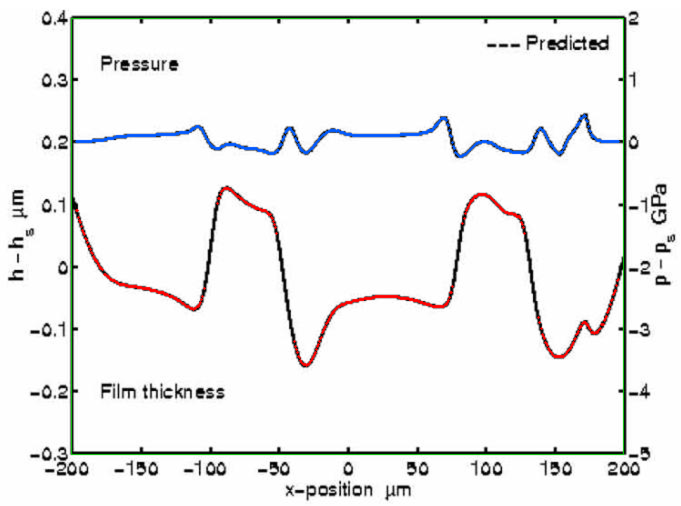
#> input picture 논문 취합/06. 작업/skf2010/figures/V1b_digitize_check2_a.png, 1362 x 1012 px, given in place of img_0008.jpg, which was not available (shown at 1/2 size)
$ python digitize_fig3.py
#> lines starting #> are read from the running program, lines starting #| are printed output that depends on the picture; after the words box and inside, x2 and y2 are one past the last pixel; in counts of white or black regions, pixels touching at a corner belong together; pictures that were not available may be replaced by others from this repository, and a replacement may not be noted
"""SKF 2010 Fig 3 (a)(b)(c) 예측 패널 — NN 곡선 자동 디지타이징 (작업내역서 §4.4 ①).

Fig 3 은 흑백이라 Fig 2 처럼 색으로 곡선을 가를 수 없다. NN 은 굵은 실선, N 은 가는 점선이므로
**선 굵기**로 가른다: 어두운 픽셀 → 3×3 열림 연산(가는 선·글자 제거) → 작은 조각 제거.
남은 굵은 선에서 압력(위)·막두께(아래) 두 곡선을 x = 0 열에서 시작해 좌우로 추적한다
(열마다 이전 값에 가장 가까운 무리). 무리 높이가 JUMP_PX 를 넘으면 수직 급변 → NaN.

축: x −200 ~ 200 μm(접촉 중심 기준) · Δh = h − h_s −0.3 ~ 0.4 μm · Δp = p − p_s −5 ~ 2 GPa.
    python digitize_fig3.py  ->  ref_data/V1b_leeds_fig3_{a,b,c}.csv · figures/V1b_digitize_check_{a,b,c}.png
"""
from __future__ import annotations

import os

import numpy as np
from PIL import Image, ImageDraw
from scipy import ndimage as ndi

SRC = "../../03. 정리/2010_SKF_Micro_Geometry_Effects_on_the_S/"
FIGS = {"a": ("img_0008.jpg", 0.0), "b": ("img_0010.jpg", 1.0), "c": ("img_0012.jpg", -1.0)}
X_LIM, DH_LIM, DP_LIM = (-200.0, 200.0), (-0.3, 0.4), (-5.0, 2.0)
DARK = 150          # JPEG 번짐 — 120 이면 굵은 선 일부가 얇아져 열림 연산에 지워진다
JUMP_PX = 16       # 굵은 선(약 4 px)이 기울면 열 안 무리가 길어진다 — 무리 중심 오차 ≤ 8 px(Δh 0.013 μm)
MIN_SPAN = 25          # 이 폭(px)보다 좁은 조각은 글자·점선 잔재로 본다


def frame(g):
    d = g < DARK
    cs, rs = d.sum(0), d.sum(1)
    w, h = g.shape[1], g.shape[0]
    left = int(np.argmax(cs[: w // 2]))
    right = w // 2 + int(np.argmax(cs[w // 2:]))
    top = int(np.argmax(rs[: h // 2]))
    bottom = h // 2 + int(np.argmax(rs[h // 2:]))
    return left, right, top, bottom


def thick_mask(g, box):
    left, right, top, bottom = box
    m = np.zeros_like(g, bool)
    m[top + 4: bottom - 3, left + 4: right - 3] = g[top + 4: bottom - 3, left + 4: right - 3] < DARK
    m = ndi.binary_opening(m, structure=np.ones((3, 3)))
    lab, n = ndi.label(m, structure=np.ones((3, 3)))
    for k, sl in enumerate(ndi.find_objects(lab), 1):
        if sl[1].stop - sl[1].start < MIN_SPAN:
            m[lab == k] = False
    return m


def runs(rows):
    if len(rows) == 0:
        return []
    cut = np.where(np.diff(rows) > 1)[0]
    return list(zip(np.r_[rows[0], rows[cut + 1]], np.r_[rows[cut], rows[-1]]))


def trace(m, cols, start):
    """start 행에서 출발해 cols 순서로 열마다 가장 가까운 무리의 중심을 따라간다."""
    out = np.full(len(cols), np.nan)
    prev = start
    for i, c in enumerate(cols):
        rr = runs(np.where(m[:, c])[0])
        if not rr:
            continue
        s, e = min(rr, key=lambda t: min(abs(t[0] - prev), abs(t[1] - prev), abs(0.5 * (t[0] + t[1]) - prev)))
        if min(abs(s - prev), abs(e - prev)) > 25:      # 너무 멀면 끊김으로 본다
            continue
        prev = 0.5 * (s + e)
        if e - s <= JUMP_PX:
            out[i] = prev
    return out


def digitize(key):
    fname, S = FIGS[key]
    img = Image.open(SRC + fname).convert("RGB")
    g = np.asarray(img.convert("L")).astype(int)
    left, right, top, bottom = frame(g)
    m = thick_mask(g, (left, right, top, bottom))
    H = bottom - top
    row_of = lambda v, lim: top + (lim[1] - v) / (lim[1] - lim[0]) * H
    cols = np.arange(left + 5, right - 4)
    c0 = int(np.argmin(np.abs(cols - (left + right) / 2)))
    # x = 0 열에서 두 곡선의 시작 행: 압력은 Δp=0 근처, 막두께는 그보다 아래 첫 무리
    rr = runs(np.where(m[:, cols[c0]])[0])
    rp0 = row_of(0.0, DP_LIM)
    p_run = min(rr, key=lambda t: abs(0.5 * (t[0] + t[1]) - rp0))
    h_run = min((t for t in rr if t[0] > p_run[1] + 5), key=lambda t: t[0])
    res = {}
    for nm, run in (("p", p_run), ("h", h_run)):
        st = 0.5 * (run[0] + run[1])
        rgt = trace(m, cols[c0:], st)
        lft = trace(m, cols[:c0 + 1][::-1], st)[::-1]
        res[nm] = np.r_[lft[:-1], rgt]
    x = X_LIM[0] + (cols - left) / (right - left) * (X_LIM[1] - X_LIM[0])
    dh = DH_LIM[1] - (res["h"] - top) / H * (DH_LIM[1] - DH_LIM[0])
    dp = DP_LIM[1] - (res["p"] - top) / H * (DP_LIM[1] - DP_LIM[0])

    os.makedirs("ref_data", exist_ok=True)
    path = f"ref_data/V1b_leeds_fig3_{key}.csv"
    with open(path, "w", encoding="utf-8") as f:
        f.write(f"# SKF 2010 Fig 3({key}) NN, S={S:+.0f}, {fname}; frame px L{left} R{right} T{top} B{bottom}; "
                f"NaN = 수직 급변(>{JUMP_PX}px) 또는 미검출 · x 는 접촉 중심 기준\n")
        f.write("x_um,dh_um,dp_GPa\n")
        for a, b, c in zip(x, dh, dp):
            f.write(f"{a:.2f},{b:.4f},{c:.4f}\n")
    chk = img.copy()
    d = ImageDraw.Draw(chk)
    for c, yh, yp in zip(cols, res["h"], res["p"]):
        if np.isfinite(yh):
            d.ellipse((int(c) - 1, int(round(yh)) - 1, int(c) + 1, int(round(yh)) + 1), fill=(255, 0, 0))
        if np.isfinite(yp):
            d.ellipse((int(c) - 1, int(round(yp)) - 1, int(c) + 1, int(round(yp)) + 1), fill=(0, 90, 255))
    d.rectangle((left, top, right, bottom), outline=(0, 200, 0))
    os.makedirs("figures", exist_ok=True)
    chk = chk.resize((chk.width * 2, chk.height * 2))
    chk.save(f"figures/V1b_digitize_check2_{key}.png")
    print(f"Fig 3({key}) S={S:+.0f}: {len(x)}열 · 유효 dh {np.isfinite(dh).mean():.0%} dp {np.isfinite(dp).mean():.0%} · "
          f"dh {np.nanmin(dh):+.3f}~{np.nanmax(dh):+.3f} μm · dp {np.nanmin(dp):+.2f}~{np.nanmax(dp):+.2f} GPa -> {path}")


if __name__ == "__main__":
    for k in FIGS:
        digitize(k)
#> in digitize, img is the input picture: PIL image 1362x1012 RGB; mean R, G, B 240.4, 240.7, 240.4
#> in digitize, `g = np.asarray(img.convert("L")).astype(int)`:
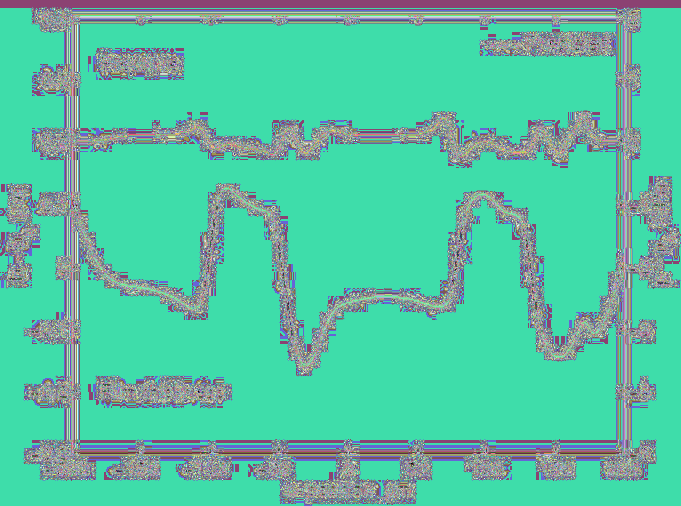
#> g: shape (1012, 1362) int64 (shown at 1/2 size); 256 distinct labels, from 0 to 255; one colour per label, 0 black
#> in frame, `d = g < DARK`:
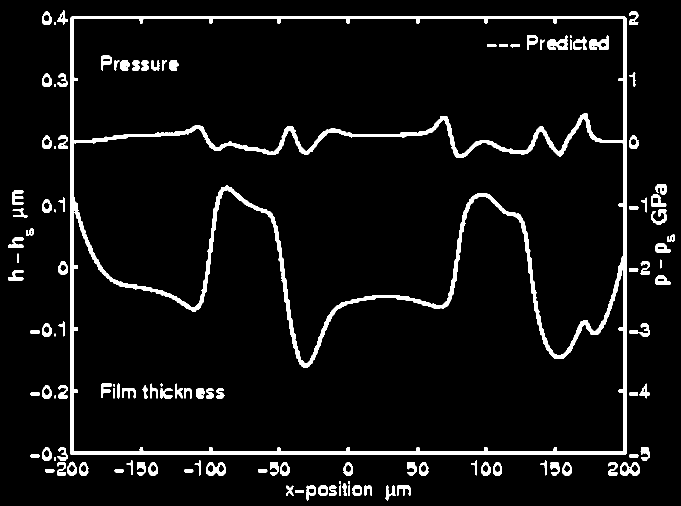
#> d: shape (1012, 1362) bool (shown at 1/2 size); 5.9% white; 126 white regions (2 under 20 px), largest, box (x1, y1, x2, y2) and area: (140, 32, 1253, 910) 53857, (1095, 70, 1135, 100) 676, (1178, 71, 1217, 100) 659
#> in frame, `cs, rs = d.sum(0), d.sum(1)`: cs = 1362 values, max 893 at index 146, min 0 at index 0, mean 59.72; rs = 1012 values, max 1145 at index 906, min 0 at index 0, mean 80.37
#> in frame, `left = int(np.argmax(cs[: w // 2]))`: left = 146
#> in frame, `right = w // 2 + int(np.argmax(cs[w // 2:]))`: right = 1247
#> in frame, `top = int(np.argmax(rs[: h // 2]))`: top = 37
#> in frame, `bottom = h // 2 + int(np.argmax(rs[h // 2:]))`: bottom = 906
#> in digitize, `left, right, top, bottom = frame(g)`: left = 146; right = 1247; top = 37; bottom = 906
#> in thick_mask, `m[top + 4: bottom - 3, left + 4: right - 3] = g[top + 4: bottom - 3, l..`:
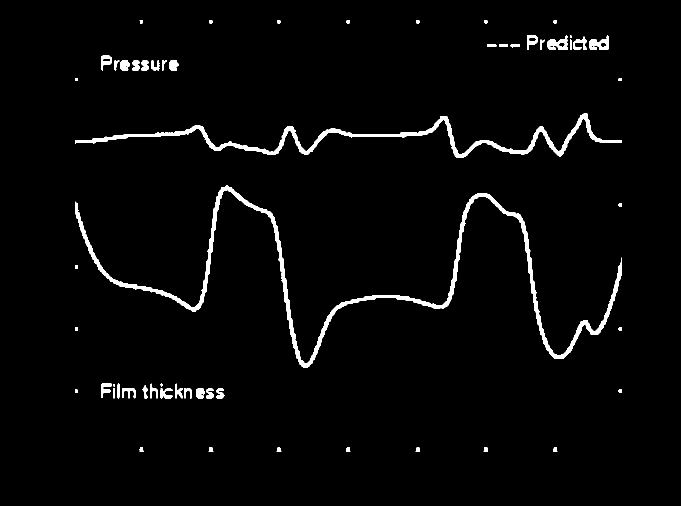
#> m: shape (1012, 1362) bool (shown at 1/2 size); 2.7% white; 57 white regions (2 under 20 px), largest, box (x1, y1, x2, y2) and area: (150, 371, 1244, 735) 17654, (150, 226, 1244, 316) 10759, (1095, 70, 1135, 100) 676
#> in thick_mask, `m = ndi.binary_opening(m, structure=np.ones((3, 3)))`: m: shape (1012, 1362) bool; 2.6% white; 58 white regions (3 under 20 px), largest, box (x1, y1, x2, y2) and area: (150, 371, 1244, 735) 17608, (150, 226, 1244, 316) 10738, (1095, 72, 1135, 100) 670
#> in thick_mask, `lab, n = ndi.label(m, structure=np.ones((3, 3)))`:
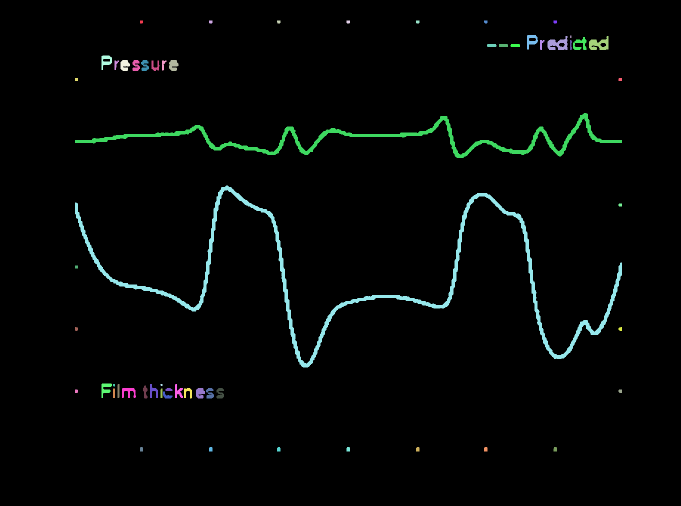
#> lab: shape (1012, 1362) int32 (shown at 1/2 size); 59 distinct labels, from 0 to 58; one colour per label, 0 black
#> in thick_mask, `lab, n = ndi.label(m, structure=np.ones((3, 3)))`: n = 58
#> the loop in thick_mask, `for k, sl in enumerate(ndi.find_objects(lab), 1):` made 58 passes
#> after the loop in thick_mask, `for k, sl in enumerate(ndi.find_objects(lab), 1):`:
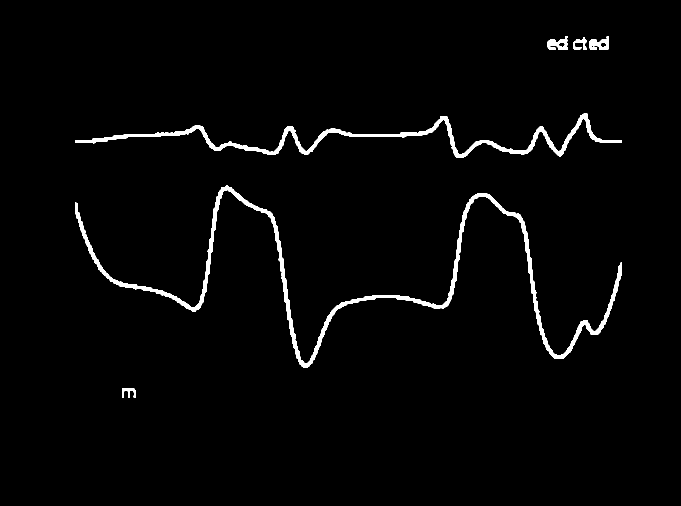
#> m: shape (1012, 1362) bool (shown at 1/2 size); 2.2% white; 6 white regions, box (x1, y1, x2, y2) and area: (150, 371, 1244, 735) 17608, (150, 226, 1244, 316) 10738, (1095, 72, 1135, 100) 670, (1178, 72, 1217, 100) 655, (1146, 74, 1173, 100) 374, (244, 776, 272, 796) 319
#> in digitize, `H = bottom - top`: H = 869
#> in digitize, `c0 = int(np.argmin(np.abs(cols - (left + right) / 2)))`: c0 = 545
#> in runs, `cut = np.where(np.diff(rows) > 1)[0]`: cut = [6]
#> in digitize, `rr = runs(np.where(m[:, cols[c0]])[0])`: rr = [(265, 271), (602, 607)]
#> in digitize, `p_run = min(rr, key=lambda t: abs(0.5 * (t[0] + t[1]) - rp0))`: p_run = (265, 271)
#> in digitize, `h_run = min((t for t in rr if t[0] > p_run[1] + 5), key=lambda t: t[0])`: h_run = (602, 607)
#> the loop in digitize, `for nm, run in (("p", p_run), ("h", h_run)):` made 2 passes
#> (nm, run, st) on pass 1: ('p', (265, 271), 268)
#> the loop in digitize, `for a, b, c in zip(x, dh, dp):` made 1092 passes
#> (a, b, c) on passes 1 to 3: (-198.2, nan, 0.0224), (-197.8, nan, 0.0224), (-197.5, nan, 0.0224)
#> the loop in digitize, `for c, yh, yp in zip(cols, res["h"], res["p"]):` made 1092 passes
#> (yh, yp) on passes 1 to 3: (nan, 282.5), (nan, 282.5), (nan, 282.5)
#> in digitize, `chk = chk.resize((chk.width * 2, chk.height * 2))`:
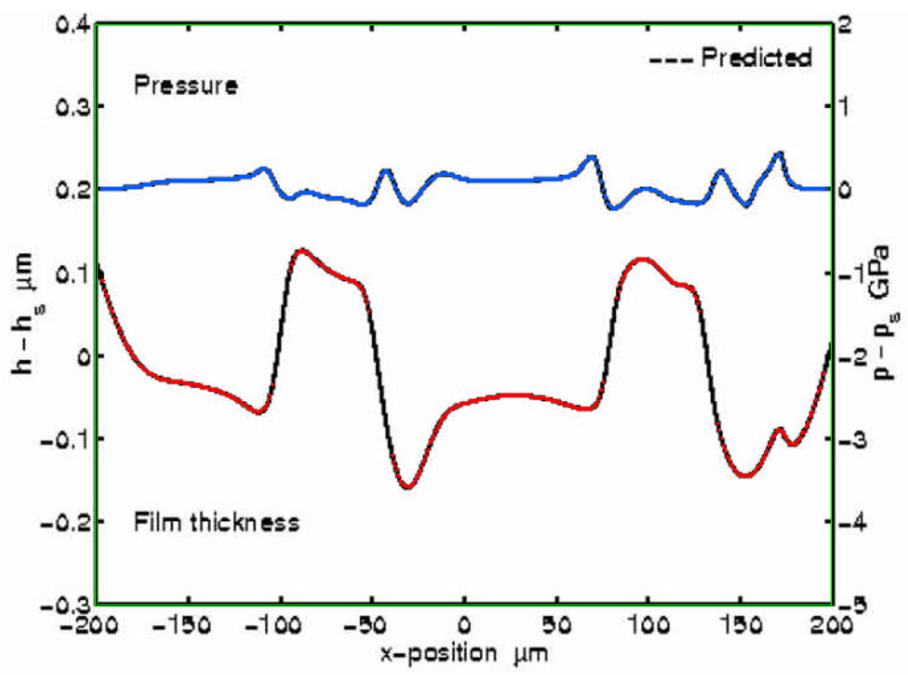
#> chk: PIL image 2724x2024 RGB (shown at 1/3 size); mean R, G, B 240.3, 241, 240.4
#| Fig 3(a) S=+0: 1092열 · 유효 dh 71% dp 92% · dh -0.159~+0.128 μm · dp -0.22~+0.44 GPa -> ref_data/V1b_leeds_fig3_a.csv
#> pass 2 of the loop `for k in FIGS:`:
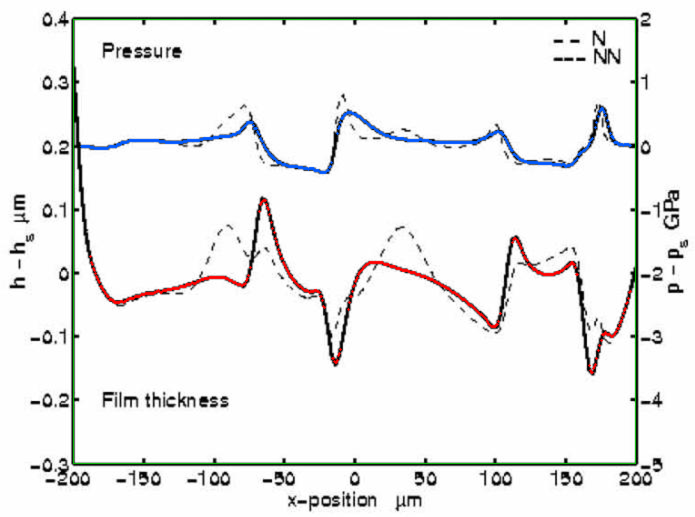
#> input picture 논문 취합/06. 작업/skf2010/figures/V1b_digitize_check2_b.png, 1390 x 1034 px, given in place of img_0010.jpg, which was not available (shown at 1/2 size)
#> in digitize, img is the input picture: PIL image 1390x1034 RGB; mean R, G, B 239.6, 239.9, 239.6
#> g: shape (1034, 1390) int64
#> d: shape (1034, 1390) bool; 6.4% white; 179 white regions (8 under 20 px), largest, box (x1, y1, x2, y2) and area: (142, 34, 1277, 932) 61037, (1327, 380, 1358, 423) 734, (115, 916, 138, 971) 620
#> lab: shape (1034, 1390) int32; 117 distinct labels, from 0 to 116
#> the loop in thick_mask (call 2), `for k, sl in enumerate(ndi.find_objects(lab), 1):` made 116 passes
#> after the loop in thick_mask (call 2), `for k, sl in enumerate(ndi.find_objects(lab), 1):`:
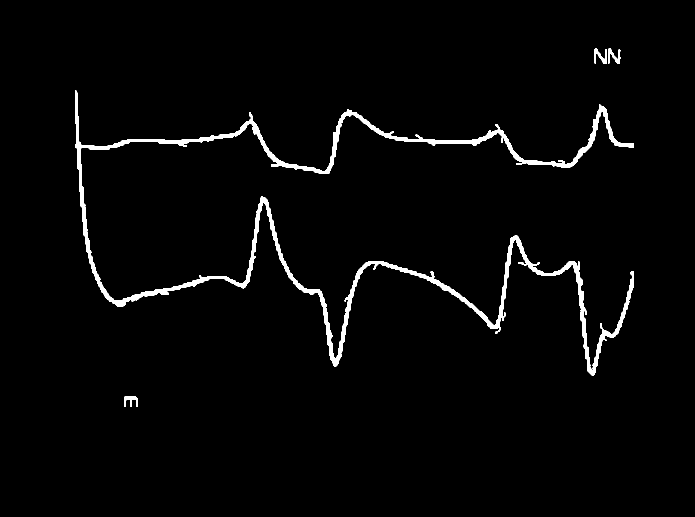
#> m: shape (1034, 1390) bool (shown at 1/2 size); 2.4% white; 4 white regions, box (x1, y1, x2, y2) and area: (150, 181, 1268, 751) 33142, (1188, 97, 1214, 128) 394, (1216, 97, 1241, 128) 368, (248, 793, 276, 814) 353
#> the loop in digitize (call 2), `for nm, run in (("p", p_run), ("h", h_run)):` made 2 passes
#> (nm, run) on passes 1 to 2: ('p', (224, 231)), ('h', (560, 582))
#> the loop in digitize (call 2), `for a, b, c in zip(x, dh, dp):` made 1116 passes
#> (a, b, c) on passes 1 to 3: (-198.2, nan, nan), (-197.9, nan, nan), (-197.5, nan, nan)
#> the loop in digitize (call 2), `for c, yh, yp in zip(cols, res["h"], res["p"]):` made 1116 passes
#> (yh, yp) on passes 1 to 3: (nan, nan), (nan, nan), (nan, nan)
#> in digitize (call 2), `chk = chk.resize((chk.width * 2, chk.height * 2))`:
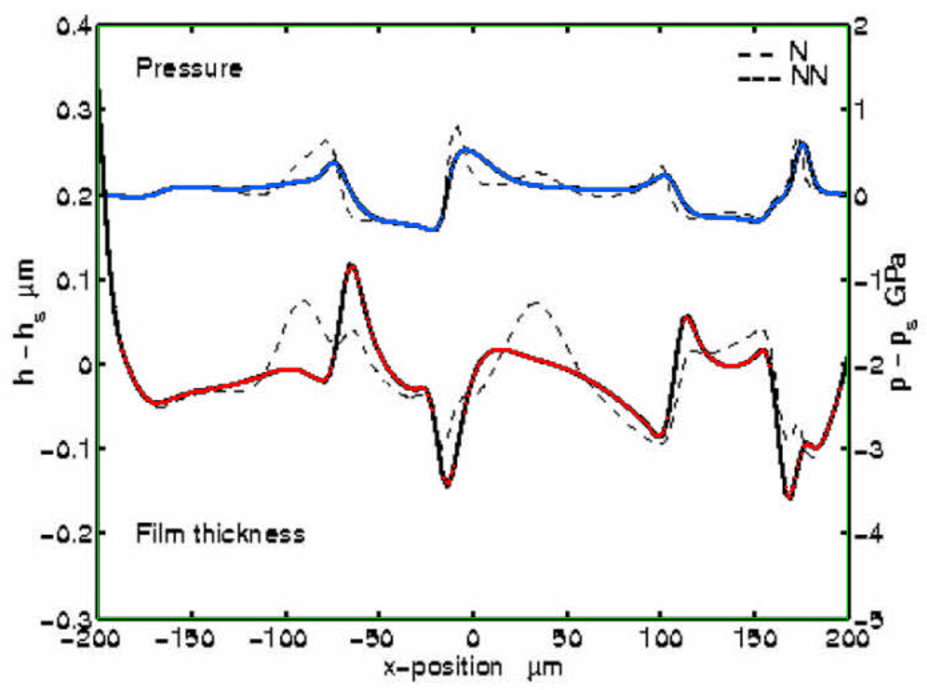
#> chk: PIL image 2780x2068 RGB (shown at 1/3 size); mean R, G, B 239.5, 240, 239.5
#| Fig 3(b) S=+1: 1116열 · 유효 dh 70% dp 91% · dh -0.154~+0.117 μm · dp -0.40~+0.60 GPa -> ref_data/V1b_leeds_fig3_b.csv
